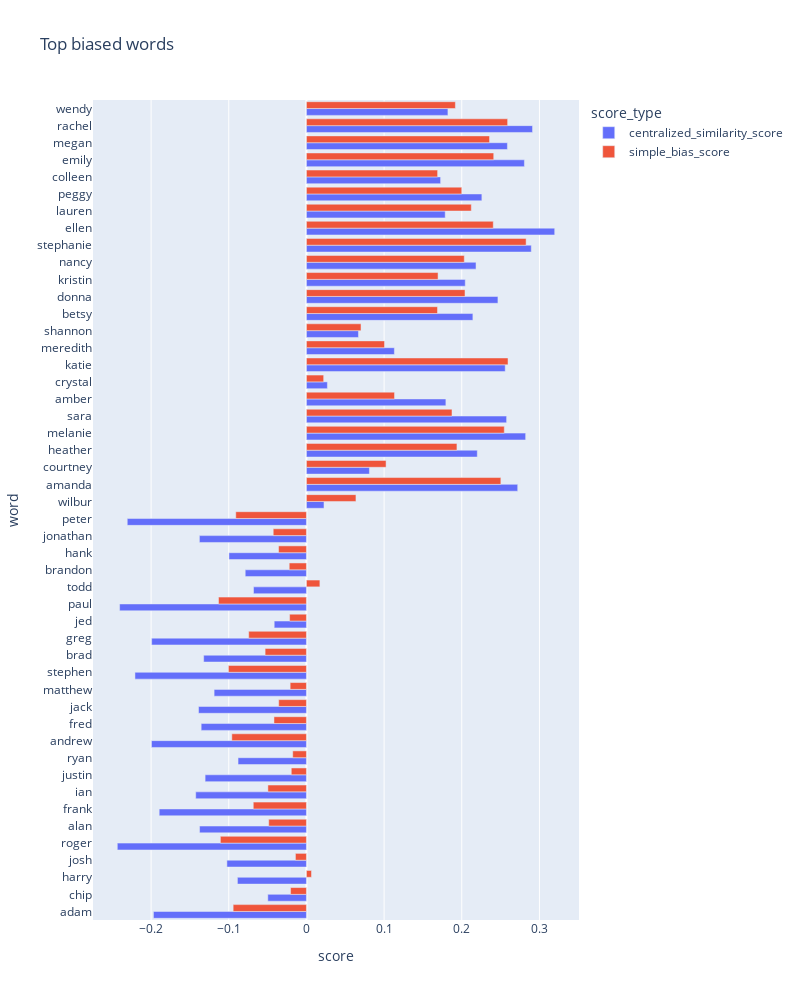
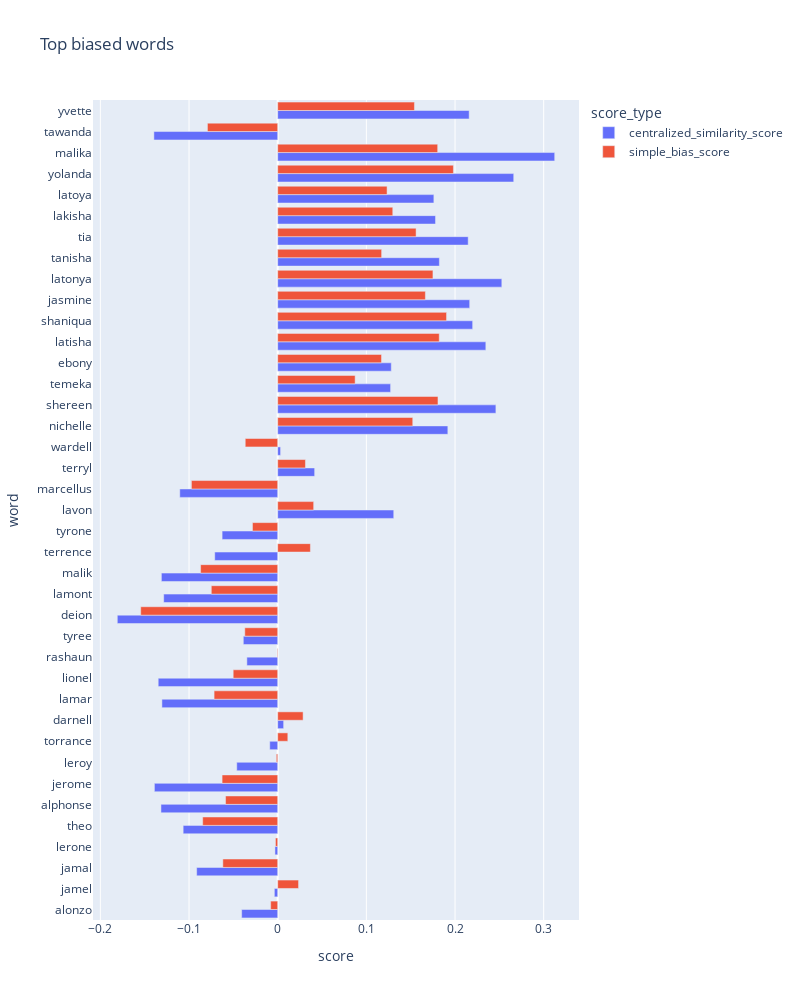
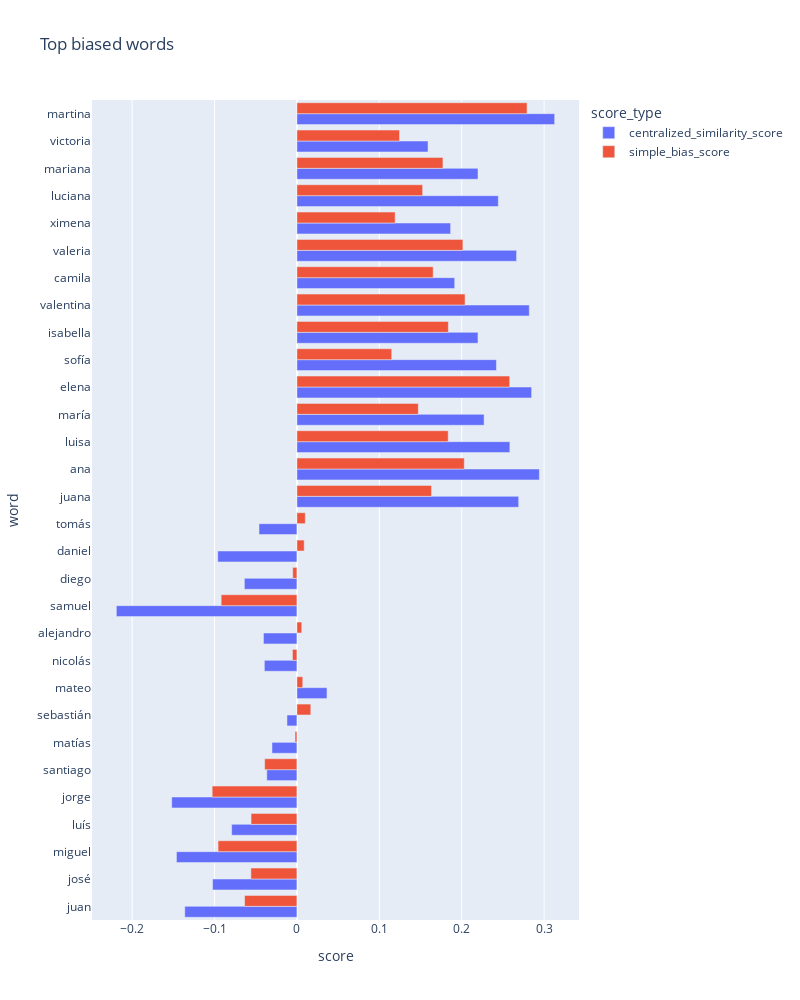

The notebook cell saved with these charts, in order:
### Code cell
#plot a bar plot of the top 20 most biased words with all the scores of the three methods
import plotly_express as px


def plot_top_biased_words(df, n_words=20):
    df_top = df.head(n_words)
    #remove the simple_bias_score column
    #df_top = df_top.drop(columns=['simple_bias_score'])
    df_top = df_top.reset_index()
    df_top = df_top.rename(columns={'index': 'word'})
    df_top = df_top.melt(
        id_vars=['word'], var_name='score_type', value_name='score')
    fig = px.bar(df_top, x="score", y="word",
                 color="score_type", barmode="group", orientation='h',
                 height=1000, width=800, title="Top biased words")
   
    
    fig.show()


plot_top_biased_words(df_names_white, n_words=50)
plot_top_biased_words(df_names_black, n_words=50)
plot_top_biased_words(df_names_hispanic, n_words=50)

### Figure 1 — Plotly figure (JSON) as saved in the notebook; plotly's stock layout.template omitted (floating-point values rounded to 4 significant figures)
{"data": [{"alignmentgroup": "True", "hovertemplate": "score_type=centralized_similarity_score<br>score=%{x}<br>word=%{y}<extra></extra>", "legendgroup": "centralized_similarity_score", "marker": {"color": "#636efa", "pattern": {"shape": ""}}, "name": "centralized_similarity_score", "offsetgroup": "centralized_similarity_score", "orientation": "h", "showlegend": true, "textposition": "auto", "type": "bar", "x": [-0.197, -0.04974, -0.08886, -0.1024, -0.2435, -0.1376, -0.1896, -0.1426, -0.1305, -0.08806, -0.1995, -0.1355, -0.139, -0.1189, -0.2208, -0.1323, -0.1993, -0.0415, -0.2405, -0.06816, -0.07882, -0.09975, -0.1378, -0.2307, 0.02258, 0.272, 0.08107, 0.22, 0.2822, 0.2577, 0.1795, 0.02697, 0.2559, 0.1132, 0.06697, 0.2143, 0.2465, 0.2045, 0.2183, 0.2895, 0.3196, 0.1787, 0.2259, 0.1727, 0.2806, 0.2588, 0.2911, 0.1822], "xaxis": "x", "y": ["adam", "chip", "harry", "josh", "roger", "alan", "frank", "ian", "justin", "ryan", "andrew", "fred", "jack", "matthew", "stephen", "brad", "greg", "jed", "paul", "todd", "brandon", "hank", "jonathan", "peter", "wilbur", "amanda", "courtney", "heather", "melanie", "sara", "amber", "crystal", "katie", "meredith", "shannon", "betsy", "donna", "kristin", "nancy", "stephanie", "ellen", "lauren", "peggy", "colleen", "emily", "megan", "rachel", "wendy"], "yaxis": "y"}, {"alignmentgroup": "True", "hovertemplate": "score_type=simple_bias_score<br>score=%{x}<br>word=%{y}<extra></extra>", "legendgroup": "simple_bias_score", "marker": {"color": "#EF553B", "pattern": {"shape": ""}}, "name": "simple_bias_score", "offsetgroup": "simple_bias_score", "orientation": "h", "showlegend": true, "textposition": "auto", "type": "bar", "x": [-0.09437, -0.02043, 0.006493, -0.01419, -0.1108, -0.04859, -0.06846, -0.04963, -0.01952, -0.01769, -0.09608, -0.0418, -0.03574, -0.02096, -0.1005, -0.0532, -0.07434, -0.02169, -0.1132, 0.01731, -0.02218, -0.03589, -0.04278, -0.09099, 0.06374, 0.2503, 0.1025, 0.1938, 0.2547, 0.1874, 0.1134, 0.02218, 0.2595, 0.1005, 0.07027, 0.1687, 0.2042, 0.1695, 0.2032, 0.2828, 0.2405, 0.2123, 0.2, 0.1689, 0.2411, 0.2357, 0.259, 0.1918], "xaxis": "x", "y": ["adam", "chip", "harry", "josh", "roger", "alan", "frank", "ian", "justin", "ryan", "andrew", "fred", "jack", "matthew", "stephen", "brad", "greg", "jed", "paul", "todd", "brandon", "hank", "jonathan", "peter", "wilbur", "amanda", "courtney", "heather", "melanie", "sara", "amber", "crystal", "katie", "meredith", "shannon", "betsy", "donna", "kristin", "nancy", "stephanie", "ellen", "lauren", "peggy", "colleen", "emily", "megan", "rachel", "wendy"], "yaxis": "y"}], "layout": {"barmode": "group", "height": 1000, "legend": {"title": {"text": "score_type"}, "tracegroupgap": 0}, "title": {"text": "Top biased words"}, "width": 800, "xaxis": {"anchor": "y", "domain": [0, 1], "title": {"text": "score"}}, "yaxis": {"anchor": "x", "domain": [0, 1], "title": {"text": "word"}}}}

### Figure 2 — Plotly figure (JSON) as saved in the notebook; plotly's stock layout.template omitted (floating-point values rounded to 4 significant figures)
{"data": [{"alignmentgroup": "True", "hovertemplate": "score_type=centralized_similarity_score<br>score=%{x}<br>word=%{y}<extra></extra>", "legendgroup": "centralized_similarity_score", "marker": {"color": "#636efa", "pattern": {"shape": ""}}, "name": "centralized_similarity_score", "offsetgroup": "centralized_similarity_score", "orientation": "h", "showlegend": true, "textposition": "auto", "type": "bar", "x": [-0.04066, -0.003779, -0.09142, -0.003113, -0.1066, -0.1317, -0.1391, -0.04621, -0.008974, 0.006694, -0.1306, -0.1348, -0.03479, -0.03879, -0.1809, -0.1286, -0.1312, -0.07102, -0.06271, 0.1309, -0.1104, 0.04167, 0.00324, 0.1919, 0.2461, 0.1273, 0.1281, 0.2347, 0.2199, 0.2165, 0.2528, 0.1823, 0.2148, 0.178, 0.1761, 0.2662, 0.3124, -0.1396, 0.2159], "xaxis": "x", "y": ["alonzo", "jamel", "jamal", "lerone", "theo", "alphonse", "jerome", "leroy", "torrance", "darnell", "lamar", "lionel", "rashaun", "tyree", "deion", "lamont", "malik", "terrence", "tyrone", "lavon", "marcellus", "terryl", "wardell", "nichelle", "shereen", "temeka", "ebony", "latisha", "shaniqua", "jasmine", "latonya", "tanisha", "tia", "lakisha", "latoya", "yolanda", "malika", "tawanda", "yvette"], "yaxis": "y"}, {"alignmentgroup": "True", "hovertemplate": "score_type=simple_bias_score<br>score=%{x}<br>word=%{y}<extra></extra>", "legendgroup": "simple_bias_score", "marker": {"color": "#EF553B", "pattern": {"shape": ""}}, "name": "simple_bias_score", "offsetgroup": "simple_bias_score", "orientation": "h", "showlegend": true, "textposition": "auto", "type": "bar", "x": [-0.007926, 0.02351, -0.06188, -0.002545, -0.0846, -0.0588, -0.06271, -0.001562, 0.01141, 0.02864, -0.07173, -0.0502, -0.0006212, -0.03712, -0.1545, -0.07489, -0.08694, 0.03687, -0.02846, 0.04056, -0.09731, 0.03128, -0.03661, 0.1523, 0.1808, 0.08733, 0.1171, 0.1822, 0.1904, 0.1666, 0.1751, 0.1172, 0.1561, 0.1298, 0.1233, 0.1982, 0.1804, -0.07926, 0.1542], "xaxis": "x", "y": ["alonzo", "jamel", "jamal", "lerone", "theo", "alphonse", "jerome", "leroy", "torrance", "darnell", "lamar", "lionel", "rashaun", "tyree", "deion", "lamont", "malik", "terrence", "tyrone", "lavon", "marcellus", "terryl", "wardell", "nichelle", "shereen", "temeka", "ebony", "latisha", "shaniqua", "jasmine", "latonya", "tanisha", "tia", "lakisha", "latoya", "yolanda", "malika", "tawanda", "yvette"], "yaxis": "y"}], "layout": {"barmode": "group", "height": 1000, "legend": {"title": {"text": "score_type"}, "tracegroupgap": 0}, "title": {"text": "Top biased words"}, "width": 800, "xaxis": {"anchor": "y", "domain": [0, 1], "title": {"text": "score"}}, "yaxis": {"anchor": "x", "domain": [0, 1], "title": {"text": "word"}}}}

### Figure 3 — Plotly figure (JSON) as saved in the notebook; plotly's stock layout.template omitted (floating-point values rounded to 4 significant figures)
{"data": [{"alignmentgroup": "True", "hovertemplate": "score_type=centralized_similarity_score<br>score=%{x}<br>word=%{y}<extra></extra>", "legendgroup": "centralized_similarity_score", "marker": {"color": "#636efa", "pattern": {"shape": ""}}, "name": "centralized_similarity_score", "offsetgroup": "centralized_similarity_score", "orientation": "h", "showlegend": true, "textposition": "auto", "type": "bar", "x": [-0.1361, -0.1024, -0.1462, -0.07921, -0.1519, -0.03656, -0.03026, -0.01209, 0.03647, -0.03951, -0.04062, -0.2191, -0.06377, -0.09608, -0.04602, 0.2691, 0.2942, 0.2584, 0.2272, 0.2849, 0.2421, 0.2197, 0.282, 0.1915, 0.2666, 0.1865, 0.2444, 0.2198, 0.1591, 0.3128], "xaxis": "x", "y": ["juan", "josé", "miguel", "luís", "jorge", "santiago", "matías", "sebastián", "mateo", "nicolás", "alejandro", "samuel", "diego", "daniel", "tomás", "juana", "ana", "luisa", "maría", "elena", "sofía", "isabella", "valentina", "camila", "valeria", "ximena", "luciana", "mariana", "victoria", "martina"], "yaxis": "y"}, {"alignmentgroup": "True", "hovertemplate": "score_type=simple_bias_score<br>score=%{x}<br>word=%{y}<extra></extra>", "legendgroup": "simple_bias_score", "marker": {"color": "#EF553B", "pattern": {"shape": ""}}, "name": "simple_bias_score", "offsetgroup": "simple_bias_score", "orientation": "h", "showlegend": true, "textposition": "auto", "type": "bar", "x": [-0.06352, -0.05589, -0.09569, -0.05568, -0.1029, -0.03918, -0.002292, 0.01684, 0.007086, -0.005444, 0.005861, -0.09194, -0.005124, 0.008863, 0.01014, 0.1633, 0.2031, 0.1836, 0.1473, 0.2582, 0.115, 0.1838, 0.2041, 0.1654, 0.2014, 0.1192, 0.1526, 0.1772, 0.1245, 0.2793], "xaxis": "x", "y": ["juan", "josé", "miguel", "luís", "jorge", "santiago", "matías", "sebastián", "mateo", "nicolás", "alejandro", "samuel", "diego", "daniel", "tomás", "juana", "ana", "luisa", "maría", "elena", "sofía", "isabella", "valentina", "camila", "valeria", "ximena", "luciana", "mariana", "victoria", "martina"], "yaxis": "y"}], "layout": {"barmode": "group", "height": 1000, "legend": {"title": {"text": "score_type"}, "tracegroupgap": 0}, "title": {"text": "Top biased words"}, "width": 800, "xaxis": {"anchor": "y", "domain": [0, 1], "title": {"text": "score"}}, "yaxis": {"anchor": "x", "domain": [0, 1], "title": {"text": "word"}}}}
